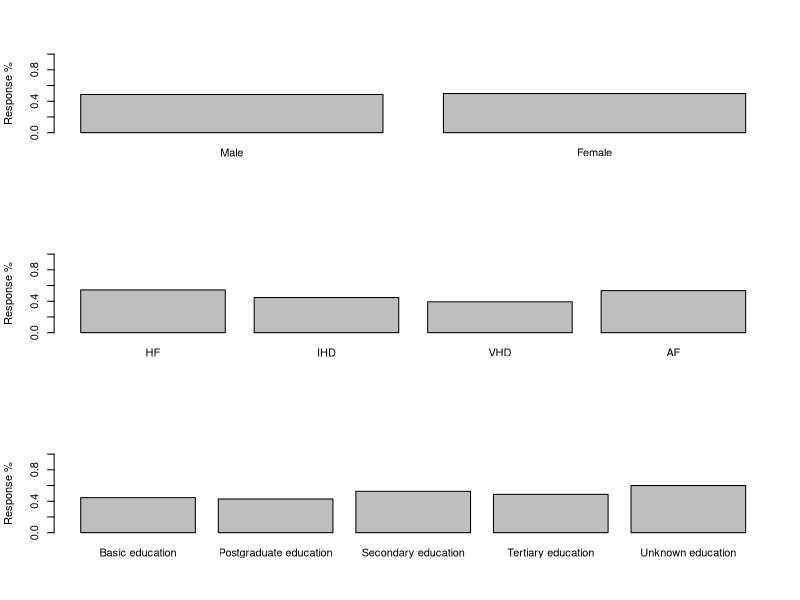

Reproduce this figure in R. (Note: this script raises an error after producing the figure.)

men <- matrix(NA,nrow=6,ncol=6)
men[1,] <- c("","Education","","","","")
men[,1] <- c("","Heart Disease","HF","IHD","VHD","AF")
men[2,2:ncol(men)] <- c("Basic education","Postgraduate education","Secondary education","Tertiary education","Unknown education")
men[3:nrow(men),2:ncol(men)] <- matrix(c(c(5.7,1.5,9.5,2.4,0.4),
                                         c(7.5,1.9,12,4.5,0.7),
                                         c(1.7,0.6,3,1.2,0.1),
                                         c(3.2,2,7.1,2.9,0.2)),ncol=5,nrow=4,byrow=TRUE)

men <- data.frame(men)
colnames(men) <- colnames(c(rep("",6)))
men[1,1] <- "Men"

women <- matrix(NA,nrow=6,ncol=6)
women[1,] <- c("","Education","","","","")
women[,1] <- c("","Heart Disease","HF","IHD","VHD","AF")
women[2,2:ncol(women)] <- c("Basic education","Postgraduate education","Secondary education","Tertiary education","Unknown education")
women[3:nrow(men),2:ncol(women)] <- matrix(c(c(3.4,0.3,2.7,1.1,0.2),
                                             c(4.1,0.2,3.9,1.9,0.2),
                                             c(1.7,0.1,1.4,0.8,0.1),
                                             c(3.4,0.4,3.7,2.2,0.1)),ncol=5,nrow=4,byrow=TRUE)

women <- data.frame(women)
colnames(women) <- colnames(c(rep("",6)))
women[1,1] <- "Women"
men
women

sum(as.numeric(unlist(as.vector(data.frame(men[-c(1,2),-1])))))+sum(as.numeric(unlist(as.vector(data.frame(women[-c(1,2),-1])))))

n <- 1000

df <- data.frame(matrix(0,nrow=n,ncol=11))
library(data.table)
setDT(df)
colnames(df) <- c("Male","Female","HF","IHD","VHD","AF","Basic education","Postgraduate education","Secondary education","Tertiary education","Unknown education")

#Assign half of the records as male and female
#colnames(df) <- c("Sex","Heart Disease")
men <- data.frame(men[-1,])
women <- data.frame(women[-1,])

round(n*as.numeric(men[which(men[,1] == "HF"),which(men[1,] == "Basic education")])/100)+
round(n*as.numeric(men[which(men[,1] == "HF"),which(men[1,] == "Postgraduate education")])/100)+
round(n*as.numeric(men[which(men[,1] == "HF"),which(men[1,] == "Secondary education")])/100)+
round(n*as.numeric(men[which(men[,1] == "HF"),which(men[1,] == "Tertiary education")])/100)+
round(n*as.numeric(men[which(men[,1] == "HF"),which(men[1,] == "Unknown education")])/100)+

round(n*as.numeric(men[which(men[,1] == "IHD"),which(men[1,] == "Basic education")])/100)+
round(n*as.numeric(men[which(men[,1] == "IHD"),which(men[1,] == "Postgraduate education")])/100)+
round(n*as.numeric(men[which(men[,1] == "IHD"),which(men[1,] == "Secondary education")])/100)+
round(n*as.numeric(men[which(men[,1] == "IHD"),which(men[1,] == "Tertiary education")])/100)+
round(n*as.numeric(men[which(men[,1] == "IHD"),which(men[1,] == "Unknown education")])/100)+

round(n*as.numeric(men[which(men[,1] == "VHD"),which(men[1,] == "Basic education")])/100)+
round(n*as.numeric(men[which(men[,1] == "VHD"),which(men[1,] == "Postgraduate education")])/100)+
round(n*as.numeric(men[which(men[,1] == "VHD"),which(men[1,] == "Secondary education")])/100)+
round(n*as.numeric(men[which(men[,1] == "VHD"),which(men[1,] == "Tertiary education")])/100)+
round(n*as.numeric(men[which(men[,1] == "VHD"),which(men[1,] == "Unknown education")])/100)+

round(n*as.numeric(men[which(men[,1] == "AF"),which(men[1,] == "Basic education")])/100)+
round(n*as.numeric(men[which(men[,1] == "AF"),which(men[1,] == "Postgraduate education")])/100)+
round(n*as.numeric(men[which(men[,1] == "AF"),which(men[1,] == "Secondary education")])/100)+
round(n*as.numeric(men[which(men[,1] == "AF"),which(men[1,] == "Tertiary education")])/100)+
round(n*as.numeric(men[which(men[,1] == "AF"),which(men[1,] == "Unknown education")])/100)+

round(n*as.numeric(women[which(women[,1] == "HF"),which(women[1,] == "Basic education")])/100)+
round(n*as.numeric(women[which(women[,1] == "HF"),which(women[1,] == "Postgraduate education")])/100)+
round(n*as.numeric(women[which(women[,1] == "HF"),which(women[1,] == "Secondary education")])/100)+
round(n*as.numeric(women[which(women[,1] == "HF"),which(women[1,] == "Tertiary education")])/100)+
round(n*as.numeric(women[which(women[,1] == "HF"),which(women[1,] == "Unknown education")])/100)+
  
round(n*as.numeric(women[which(women[,1] == "IHD"),which(women[1,] == "Basic education")])/100)+
round(n*as.numeric(women[which(women[,1] == "IHD"),which(women[1,] == "Postgraduate education")])/100)+
round(n*as.numeric(women[which(women[,1] == "IHD"),which(women[1,] == "Secondary education")])/100)+
round(n*as.numeric(women[which(women[,1] == "IHD"),which(women[1,] == "Tertiary education")])/100)+
round(n*as.numeric(women[which(women[,1] == "IHD"),which(women[1,] == "Unknown education")])/100)+
  
round(n*as.numeric(women[which(women[,1] == "VHD"),which(women[1,] == "Basic education")])/100)+
round(n*as.numeric(women[which(women[,1] == "VHD"),which(women[1,] == "Postgraduate education")])/100)+
round(n*as.numeric(women[which(women[,1] == "VHD"),which(women[1,] == "Secondary education")])/100)+
round(n*as.numeric(women[which(women[,1] == "VHD"),which(women[1,] == "Tertiary education")])/100)+
round(n*as.numeric(women[which(women[,1] == "VHD"),which(women[1,] == "Unknown education")])/100)+
  
round(n*as.numeric(women[which(women[,1] == "AF"),which(women[1,] == "Basic education")])/100)+
round(n*as.numeric(women[which(women[,1] == "AF"),which(women[1,] == "Postgraduate education")])/100)+
round(n*as.numeric(women[which(women[,1] == "AF"),which(women[1,] == "Secondary education")])/100)+
round(n*as.numeric(women[which(women[,1] == "AF"),which(women[1,] == "Tertiary education")])/100)+
round(n*as.numeric(women[which(women[,1] == "AF"),which(women[1,] == "Unknown education")])/100)


ind <- 
  cumsum(c(round(n*as.numeric(men[which(men[,1] == "HF"),which(men[1,] == "Basic education")])/100),
           round(n*as.numeric(men[which(men[,1] == "HF"),which(men[1,] == "Postgraduate education")])/100),
           round(n*as.numeric(men[which(men[,1] == "HF"),which(men[1,] == "Secondary education")])/100),
           round(n*as.numeric(men[which(men[,1] == "HF"),which(men[1,] == "Tertiary education")])/100),
           round(n*as.numeric(men[which(men[,1] == "HF"),which(men[1,] == "Unknown education")])/100),
           
           round(n*as.numeric(men[which(men[,1] == "IHD"),which(men[1,] == "Basic education")])/100),
           round(n*as.numeric(men[which(men[,1] == "IHD"),which(men[1,] == "Postgraduate education")])/100),
           round(n*as.numeric(men[which(men[,1] == "IHD"),which(men[1,] == "Secondary education")])/100),
           round(n*as.numeric(men[which(men[,1] == "IHD"),which(men[1,] == "Tertiary education")])/100),
           round(n*as.numeric(men[which(men[,1] == "IHD"),which(men[1,] == "Unknown education")])/100),
           
           round(n*as.numeric(men[which(men[,1] == "VHD"),which(men[1,] == "Basic education")])/100),
           round(n*as.numeric(men[which(men[,1] == "VHD"),which(men[1,] == "Postgraduate education")])/100),
           round(n*as.numeric(men[which(men[,1] == "VHD"),which(men[1,] == "Secondary education")])/100),
           round(n*as.numeric(men[which(men[,1] == "VHD"),which(men[1,] == "Tertiary education")])/100),
           round(n*as.numeric(men[which(men[,1] == "VHD"),which(men[1,] == "Unknown education")])/100),
           
           round(n*as.numeric(men[which(men[,1] == "AF"),which(men[1,] == "Basic education")])/100),
           round(n*as.numeric(men[which(men[,1] == "AF"),which(men[1,] == "Postgraduate education")])/100),
           round(n*as.numeric(men[which(men[,1] == "AF"),which(men[1,] == "Secondary education")])/100),
           round(n*as.numeric(men[which(men[,1] == "AF"),which(men[1,] == "Tertiary education")])/100),
           round(n*as.numeric(men[which(men[,1] == "AF"),which(men[1,] == "Unknown education")])/100),
           
           round(n*as.numeric(women[which(women[,1] == "HF"),which(women[1,] == "Basic education")])/100),
           round(n*as.numeric(women[which(women[,1] == "HF"),which(women[1,] == "Postgraduate education")])/100),
           round(n*as.numeric(women[which(women[,1] == "HF"),which(women[1,] == "Secondary education")])/100),
           round(n*as.numeric(women[which(women[,1] == "HF"),which(women[1,] == "Tertiary education")])/100),
           round(n*as.numeric(women[which(women[,1] == "HF"),which(women[1,] == "Unknown education")])/100),
           
           round(n*as.numeric(women[which(women[,1] == "IHD"),which(women[1,] == "Basic education")])/100),
           round(n*as.numeric(women[which(women[,1] == "IHD"),which(women[1,] == "Postgraduate education")])/100),
           round(n*as.numeric(women[which(women[,1] == "IHD"),which(women[1,] == "Secondary education")])/100),
           round(n*as.numeric(women[which(women[,1] == "IHD"),which(women[1,] == "Tertiary education")])/100),
           round(n*as.numeric(women[which(women[,1] == "IHD"),which(women[1,] == "Unknown education")])/100),
           
           round(n*as.numeric(women[which(women[,1] == "VHD"),which(women[1,] == "Basic education")])/100),
           round(n*as.numeric(women[which(women[,1] == "VHD"),which(women[1,] == "Postgraduate education")])/100),
           round(n*as.numeric(women[which(women[,1] == "VHD"),which(women[1,] == "Secondary education")])/100),
           round(n*as.numeric(women[which(women[,1] == "VHD"),which(women[1,] == "Tertiary education")])/100),
           round(n*as.numeric(women[which(women[,1] == "VHD"),which(women[1,] == "Unknown education")])/100),
           
           round(n*as.numeric(women[which(women[,1] == "AF"),which(women[1,] == "Basic education")])/100),
           round(n*as.numeric(women[which(women[,1] == "AF"),which(women[1,] == "Postgraduate education")])/100),
           round(n*as.numeric(women[which(women[,1] == "AF"),which(women[1,] == "Secondary education")])/100),
           round(n*as.numeric(women[which(women[,1] == "AF"),which(women[1,] == "Tertiary education")])/100),
           round(n*as.numeric(women[which(women[,1] == "AF"),which(women[1,] == "Unknown education")])/100)))


df[1:ind[1],c("Male","HF","Basic education")] <- 1
df[(ind[1]+1):ind[2],c("Male","HF","Postgraduate education")] <- 1
df[(ind[2]+1):ind[3],c("Male","HF","Secondary education")] <- 1
df[(ind[3]+1):ind[4],c("Male","HF","Tertiary education")] <- 1
df[(ind[4]+1):ind[5],c("Male","HF","Unknown education")] <- 1

df[(ind[5]+1):ind[6],c("Male","IHD","Basic education")] <- 1
df[(ind[6]+1):ind[7],c("Male","IHD","Postgraduate education")] <- 1
df[(ind[7]+1):ind[8],c("Male","IHD","Secondary education")] <- 1
df[(ind[8]+1):ind[9],c("Male","IHD","Tertiary education")] <- 1
df[(ind[9]+1):ind[10],c("Male","IHD","Unknown education")] <- 1

df[(ind[10]+1):ind[11],c("Male","VHD","Basic education")] <- 1
df[(ind[11]+1):ind[12],c("Male","VHD","Postgraduate education")] <- 1
df[(ind[12]+1):ind[13],c("Male","VHD","Secondary education")] <- 1
df[(ind[13]+1):ind[14],c("Male","VHD","Tertiary education")] <- 1
df[(ind[14]+1):ind[15],c("Male","VHD","Unknown education")] <- 1

df[(ind[15]+1):ind[16],c("Male","AF","Basic education")] <- 1
df[(ind[16]+1):ind[17],c("Male","AF","Postgraduate education")] <- 1
df[(ind[17]+1):ind[18],c("Male","AF","Secondary education")] <- 1
df[(ind[18]+1):ind[19],c("Male","AF","Tertiary education")] <- 1
df[(ind[19]+1):ind[20],c("Male","AF","Unknown education")] <- 1


df[(ind[20]+1):ind[21],c("Female","HF","Basic education")] <- 1
df[(ind[21]+1):ind[22],c("Female","HF","Postgraduate education")] <- 1
df[(ind[22]+1):ind[23],c("Female","HF","Secondary education")] <- 1
df[(ind[23]+1):ind[24],c("Female","HF","Tertiary education")] <- 1
df[(ind[24]+1):ind[25],c("Female","HF","Unknown education")] <- 1

df[(ind[25]+1):ind[26],c("Female","IHD","Basic education")] <- 1
df[(ind[26]+1):ind[27],c("Female","IHD","Postgraduate education")] <- 1
df[(ind[27]+1):ind[28],c("Female","IHD","Secondary education")] <- 1
df[(ind[28]+1):ind[29],c("Female","IHD","Tertiary education")] <- 1
df[(ind[29]+1):ind[30],c("Female","IHD","Unknown education")] <- 1

df[(ind[30]+1):ind[31],c("Female","VHD","Basic education")] <- 1
df[(ind[31]+1):ind[32],c("Female","VHD","Postgraduate education")] <- 1
df[(ind[32]+1):ind[33],c("Female","VHD","Secondary education")] <- 1
df[(ind[33]+1):ind[34],c("Female","VHD","Tertiary education")] <- 1
df[(ind[34]+1):ind[35],c("Female","VHD","Unknown education")] <- 1

df[(ind[35]+1):ind[36],c("Female","AF","Basic education")] <- 1
df[(ind[36]+1):ind[37],c("Female","AF","Postgraduate education")] <- 1
df[(ind[37]+1):ind[38],c("Female","AF","Secondary education")] <- 1
df[(ind[38]+1):ind[39],c("Female","AF","Tertiary education")] <- 1
df[(ind[39]+1):ind[40],c("Female","AF","Unknown education")] <- 1




df$Response <- 0
p <- c(rep(0.5,20),rep(0.5,20))
#p <- c(rep(0.9,20),rep(0.5,20))
df[1:ind[1],"Response"] <- rbinom(ind[1],1,p[1]) #1
df[(ind[1]+1):ind[2],"Response"] <- rbinom(ind[2]-ind[1],1,p[2]) #2
df[(ind[2]+1):ind[3],"Response"] <- rbinom(ind[3]-ind[2],1,p[3]) #3
df[(ind[3]+1):ind[4],"Response"] <- rbinom(ind[4]-ind[3],1,p[4]) #4
df[(ind[4]+1):ind[5],"Response"] <- rbinom(ind[5]-ind[4],1,p[5]) #5

df[(ind[5]+1):ind[6],"Response"] <- rbinom(ind[6]-ind[5],1,p[6]) #6
df[(ind[6]+1):ind[7],"Response"] <- rbinom(ind[7]-ind[6],1,p[7]) #7
df[(ind[7]+1):ind[8],"Response"] <- rbinom(ind[8]-ind[7],1,p[8]) #8
df[(ind[8]+1):ind[9],"Response"] <- rbinom(ind[9]-ind[8],1,p[9]) #9
df[(ind[9]+1):ind[10],"Response"] <- rbinom(ind[10]-ind[9],1,p[10]) #10

df[(ind[10]+1):ind[11],"Response"] <- rbinom(ind[11]-ind[10],1,p[11]) #11
df[(ind[11]+1):ind[12],"Response"] <- rbinom(ind[12]-ind[11],1,p[12]) #12
df[(ind[12]+1):ind[13],"Response"] <- rbinom(ind[13]-ind[12],1,p[13]) #13
df[(ind[13]+1):ind[14],"Response"] <- rbinom(ind[14]-ind[13],1,p[14]) #14
df[(ind[14]+1):ind[15],"Response"] <- rbinom(ind[15]-ind[14],1,p[15]) #15

df[(ind[15]+1):ind[16],"Response"] <- rbinom(ind[16]-ind[15],1,p[16]) #16
df[(ind[16]+1):ind[17],"Response"] <- rbinom(ind[17]-ind[16],1,p[17]) #17
df[(ind[17]+1):ind[18],"Response"] <- rbinom(ind[18]-ind[17],1,p[18]) #18
df[(ind[18]+1):ind[19],"Response"] <- rbinom(ind[19]-ind[18],1,p[19]) #19
df[(ind[19]+1):ind[20],"Response"] <- rbinom(ind[20]-ind[19],1,p[20]) #20


df[(ind[20]+1):ind[21],"Response"] <- rbinom(ind[21]-ind[20],1,p[21]) #21
df[(ind[21]+1):ind[22],"Response"] <- rbinom(ind[22]-ind[21],1,p[22]) #22
df[(ind[22]+1):ind[23],"Response"] <- rbinom(ind[23]-ind[22],1,p[23]) #23
df[(ind[23]+1):ind[24],"Response"] <- rbinom(ind[24]-ind[23],1,p[24]) #24
df[(ind[24]+1):ind[25],"Response"] <- rbinom(ind[25]-ind[24],1,p[25]) #25

df[(ind[25]+1):ind[26],"Response"] <- rbinom(ind[26]-ind[25],1,p[26]) #26
df[(ind[26]+1):ind[27],"Response"] <- rbinom(ind[27]-ind[26],1,p[27]) #27
df[(ind[27]+1):ind[28],"Response"] <- rbinom(ind[28]-ind[27],1,p[28]) #28
df[(ind[28]+1):ind[29],"Response"] <- rbinom(ind[29]-ind[28],1,p[29]) #29
df[(ind[29]+1):ind[30],"Response"] <- rbinom(ind[30]-ind[29],1,p[30]) #30

df[(ind[30]+1):ind[31],"Response"] <- rbinom(ind[31]-ind[30],1,p[31]) #31
df[(ind[31]+1):ind[32],"Response"] <- rbinom(ind[32]-ind[31],1,p[32]) #32
df[(ind[32]+1):ind[33],"Response"] <- rbinom(ind[33]-ind[32],1,p[33]) #33
df[(ind[33]+1):ind[34],"Response"] <- rbinom(ind[34]-ind[33],1,p[34]) #34
df[(ind[34]+1):ind[35],"Response"] <- rbinom(ind[35]-ind[34],1,p[35]) #35

df[(ind[35]+1):ind[36],"Response"] <- rbinom(ind[36]-ind[35],1,p[36]) #36
df[(ind[36]+1):ind[37],"Response"] <- rbinom(ind[37]-ind[36],1,p[37]) #37
df[(ind[37]+1):ind[38],"Response"] <- rbinom(ind[38]-ind[37],1,p[38]) #38
df[(ind[38]+1):ind[39],"Response"] <- rbinom(ind[39]-ind[38],1,p[39]) #39
df[(ind[39]+1):ind[40],"Response"] <- rbinom(ind[40]-ind[39],1,p[40]) #40


head(df)
df[,sum(Response)/.N,by=c("Male","Female")][,length(c("Male","Female"))+1]

p1 <-unlist(df[,sum(Response)/.N,by=c("Male","Female")][,3])
names(p1) <- c("Male","Female")

p2 <- unlist(df[,sum(Response)/.N,by=c("HF","IHD","VHD","AF")][,5])
names(p2) <- c("HF","IHD","VHD","AF")

p3 <- unlist(df[,sum(Response)/.N,by=c("Basic education","Postgraduate education","Secondary education","Tertiary education","Unknown education")][,6])
names(p3) <- c("Basic education","Postgraduate education","Secondary education","Tertiary education","Unknown education")

par(mfrow=c(3,1))
barplot(p1,ylim=c(0,1),ylab="Response %")
barplot(p2,ylim=c(0,1),ylab="Response %")
barplot(p3,ylim=c(0,1),ylab="Response %")

A <- matrix(NA,ncol=2,nrow=2)
for(i in 1:2){
  for(j in 1:2){
    
    
    A[i,j] <- paste(c(i,j),collapse=",")
  }
}
A <- as.vector(A)
A
B <- NA
for( i in 1:(16-1)){
  if(i==1){
    B <- expand.grid(A[1],A[-1])
    A <- A[-1]
  }else{
    B <- rbind(expand.grid(A[1],A[-1]),B)
    A <- A[-1]
  }
  
}
B


df$COV <- NA
df$COV[which(apply(df[,c("Male","HF","Basic education")],1,FUN=function(x){x[1]*x[2]*x[3]}) == 1)] <- paste(c("Male","HF","Basic education"),collapse="_")
df$COV[which(apply(df[,c("Male","HF","Postgraduate education")],1,FUN=function(x){x[1]*x[2]*x[3]}) == 1)] <- paste(c("Male","HF","Postgraduate education"),collapse="_")
df$COV[which(apply(df[,c("Male","HF","Secondary education")],1,FUN=function(x){x[1]*x[2]*x[3]}) == 1)] <- paste(c("Male","HF","Secondary education"),collapse="_")
df$COV[which(apply(df[,c("Male","HF","Tertiary education")],1,FUN=function(x){x[1]*x[2]*x[3]}) == 1)] <- paste(c("Male","HF","Tertiary education") ,collapse="_")
df$COV[which(apply(df[,c("Male","HF","Unknown education")],1,FUN=function(x){x[1]*x[2]*x[3]}) == 1)] <- paste(c("Male","HF","Unknown education"),collapse="_")

df$COV[which(apply(df[,c("Male","IHD","Basic education")],1,FUN=function(x){x[1]*x[2]*x[3]}) == 1)] <- paste(c("Male","IHD","Basic education"),collapse="_")
df$COV[which(apply(df[,c("Male","IHD","Postgraduate education")],1,FUN=function(x){x[1]*x[2]*x[3]}) == 1)] <- paste(c("Male","IHD","Postgraduate education"),collapse="_")
df$COV[which(apply(df[,c("Male","IHD","Secondary education")],1,FUN=function(x){x[1]*x[2]*x[3]}) == 1)] <- paste(c("Male","IHD","Secondary education"),collapse="_")
df$COV[which(apply(df[,c("Male","IHD","Tertiary education")],1,FUN=function(x){x[1]*x[2]*x[3]}) == 1)] <- paste(c("Male","IHD","Tertiary education") ,collapse="_")
df$COV[which(apply(df[,c("Male","IHD","Unknown education")],1,FUN=function(x){x[1]*x[2]*x[3]}) == 1)] <- paste(c("Male","IHD","Unknown education"),collapse="_")

df$COV[which(apply(df[,c("Male","VHD","Basic education")],1,FUN=function(x){x[1]*x[2]*x[3]}) == 1)] <- paste(c("Male","VHD","Basic education"),collapse="_")
df$COV[which(apply(df[,c("Male","VHD","Postgraduate education")],1,FUN=function(x){x[1]*x[2]*x[3]}) == 1)] <- paste(c("Male","VHD","Postgraduate education"),collapse="_")
df$COV[which(apply(df[,c("Male","VHD","Secondary education")],1,FUN=function(x){x[1]*x[2]*x[3]}) == 1)] <- paste(c("Male","VHD","Secondary education"),collapse="_")
df$COV[which(apply(df[,c("Male","VHD","Tertiary education")],1,FUN=function(x){x[1]*x[2]*x[3]}) == 1)] <- paste(c("Male","VHD","Tertiary education") ,collapse="_")
df$COV[which(apply(df[,c("Male","VHD","Unknown education")],1,FUN=function(x){x[1]*x[2]*x[3]}) == 1)] <- paste(c("Male","VHD","Unknown education"),collapse="_")

df$COV[which(apply(df[,c("Male","AF","Basic education")],1,FUN=function(x){x[1]*x[2]*x[3]}) == 1)] <- paste(c("Male","AF","Basic education"),collapse="_")
df$COV[which(apply(df[,c("Male","AF","Postgraduate education")],1,FUN=function(x){x[1]*x[2]*x[3]}) == 1)] <- paste(c("Male","AF","Postgraduate education"),collapse="_")
df$COV[which(apply(df[,c("Male","AF","Secondary education")],1,FUN=function(x){x[1]*x[2]*x[3]}) == 1)] <- paste(c("Male","AF","Secondary education"),collapse="_")
df$COV[which(apply(df[,c("Male","AF","Tertiary education")],1,FUN=function(x){x[1]*x[2]*x[3]}) == 1)] <- paste(c("Male","AF","Tertiary education") ,collapse="_")
df$COV[which(apply(df[,c("Male","AF","Unknown education")],1,FUN=function(x){x[1]*x[2]*x[3]}) == 1)] <- paste(c("Male","AF","Unknown education"),collapse="_")



df$COV[which(apply(df[,c("Female","HF","Basic education")],1,FUN=function(x){x[1]*x[2]*x[3]}) == 1)] <- paste(c("Female","HF","Basic education"),collapse="_")
df$COV[which(apply(df[,c("Female","HF","Postgraduate education")],1,FUN=function(x){x[1]*x[2]*x[3]}) == 1)] <- paste(c("Female","HF","Postgraduate education"),collapse="_")
df$COV[which(apply(df[,c("Female","HF","Secondary education")],1,FUN=function(x){x[1]*x[2]*x[3]}) == 1)] <- paste(c("Female","HF","Secondary education"),collapse="_")
df$COV[which(apply(df[,c("Female","HF","Tertiary education")],1,FUN=function(x){x[1]*x[2]*x[3]}) == 1)] <- paste(c("Female","HF","Tertiary education") ,collapse="_")
df$COV[which(apply(df[,c("Female","HF","Unknown education")],1,FUN=function(x){x[1]*x[2]*x[3]}) == 1)] <- paste(c("Female","HF","Unknown education"),collapse="_")

df$COV[which(apply(df[,c("Female","IHD","Basic education")],1,FUN=function(x){x[1]*x[2]*x[3]}) == 1)] <- paste(c("Female","IHD","Basic education"),collapse="_")
df$COV[which(apply(df[,c("Female","IHD","Postgraduate education")],1,FUN=function(x){x[1]*x[2]*x[3]}) == 1)] <- paste(c("Female","IHD","Postgraduate education"),collapse="_")
df$COV[which(apply(df[,c("Female","IHD","Secondary education")],1,FUN=function(x){x[1]*x[2]*x[3]}) == 1)] <- paste(c("Female","IHD","Secondary education"),collapse="_")
df$COV[which(apply(df[,c("Female","IHD","Tertiary education")],1,FUN=function(x){x[1]*x[2]*x[3]}) == 1)] <- paste(c("Female","IHD","Tertiary education") ,collapse="_")
df$COV[which(apply(df[,c("Female","IHD","Unknown education")],1,FUN=function(x){x[1]*x[2]*x[3]}) == 1)] <- paste(c("Female","IHD","Unknown education"),collapse="_")

df$COV[which(apply(df[,c("Female","VHD","Basic education")],1,FUN=function(x){x[1]*x[2]*x[3]}) == 1)] <- paste(c("Female","VHD","Basic education"),collapse="_")
df$COV[which(apply(df[,c("Female","VHD","Postgraduate education")],1,FUN=function(x){x[1]*x[2]*x[3]}) == 1)] <- paste(c("Female","VHD","Postgraduate education"),collapse="_")
df$COV[which(apply(df[,c("Female","VHD","Secondary education")],1,FUN=function(x){x[1]*x[2]*x[3]}) == 1)] <- paste(c("Female","VHD","Secondary education"),collapse="_")
df$COV[which(apply(df[,c("Female","VHD","Tertiary education")],1,FUN=function(x){x[1]*x[2]*x[3]}) == 1)] <- paste(c("Female","VHD","Tertiary education") ,collapse="_")
df$COV[which(apply(df[,c("Female","VHD","Unknown education")],1,FUN=function(x){x[1]*x[2]*x[3]}) == 1)] <- paste(c("Female","VHD","Unknown education"),collapse="_")

df$COV[which(apply(df[,c("Female","AF","Basic education")],1,FUN=function(x){x[1]*x[2]*x[3]}) == 1)] <- paste(c("Female","AF","Basic education"),collapse="_")
df$COV[which(apply(df[,c("Female","AF","Postgraduate education")],1,FUN=function(x){x[1]*x[2]*x[3]}) == 1)] <- paste(c("Female","AF","Postgraduate education"),collapse="_")
df$COV[which(apply(df[,c("Female","AF","Secondary education")],1,FUN=function(x){x[1]*x[2]*x[3]}) == 1)] <- paste(c("Female","AF","Secondary education"),collapse="_")
df$COV[which(apply(df[,c("Female","AF","Tertiary education")],1,FUN=function(x){x[1]*x[2]*x[3]}) == 1)] <- paste(c("Female","AF","Tertiary education") ,collapse="_")
df$COV[which(apply(df[,c("Female","AF","Unknown education")],1,FUN=function(x){x[1]*x[2]*x[3]}) == 1)] <- paste(c("Female","AF","Unknown education"),collapse="_")


library(tidyverse)
df
A <- df[,round(sum(Response)/.N*100,1),by=COV]
names(A) <- c("COV","Response %")
r <- data.frame(cbind(c("...","..."),c("...","...")))
names(r) <- names(A)

setDT(r)
rbind(head(A[order(A$`Response %`)]),
r,
tail(A[order(A$`Response %`)]))


mod <- "glm"
if(mod == "glm"){m <- glm(Response~COV,data=df,family="binomial")}
if(mod == "cv.glmnet"){m <- cv.glmnet(y=df$Response,x=as.matrix(df[,-c("COV","Response")]),family="binomial",intercept=FALSE,type.measure = "deviance")}


if(mod == "cv.glmnet"){
sel_cov <- coef(m,s=m$lambda.1se)
sel_cov <- sel_cov[,1][-c(which(names(sel_cov[,1]) == "(Intercept)"))]
sel_cov <- sel_cov[sel_cov!= 0]
sel_cov_names <- names(sel_cov)
}

if(class(m)[1] == "glm"){pred_mat <- data.frame(distinct(df[,c("COV")]))}

#Total variation distance
if(class(m)[1] == "glm"){
  
  A <- matrix(predict(m,pred_mat,type="response"))
  
  colnames(A) <- "P"
  
  G_s <- dim(A)[1]
  for(i in 1:(dim(A)[1]-1)){
    if( i == 1){
      
      a <- abs(as.numeric(unlist(A[1])-unlist(A[-1])))
      #names(a) <- paste(unlist(A[1,1]),unlist(A[-1,1]),sep="+")
      A <- A[-1]
      
    }else{
      a <- c(a,abs(as.numeric(unlist(A[1])-unlist(A[-1]))))
      #names(a) <- c(names(a)[names(a) != ""],paste(unlist(A[1,1]),unlist(A[-1,1]),sep="+"))
      A <- A[-1]
    }
  }
  1-sum(a)*2/((G_s-1)*G_s) 
}
if(length(sel_cov)>0 & class(m)[1] == "cv.glmnet")
{
pred_mat <- distinct(df[,..sel_cov_names])
temp_df <- copy(distinct(df[,-..sel_cov_names][,-c("COV","Response")]))
pred_mat <- cbind(pred_mat,apply(temp_df,c(1,2),function(x){x <- 0})[1:nrow(pred_mat),])
pred_mat
col_ind_pred_mat <- match(colnames(distinct(df[,-c("COV","Response")])), colnames(pred_mat))
pred_mat <- as.matrix(pred_mat[,..col_ind_pred_mat])

#A <- data.frame(COV=distinct(df[,-c("Response")])[,"COV"],P=predict(m,pred_mat,type="response"))
A <- matrix(predict(m,pred_mat,type="response"))

colnames(A) <- "P"

G_s <- dim(A)[1]
for(i in 1:(dim(A)[1]-1)){
  if( i == 1){
    
    a <- abs(as.numeric(unlist(A[1])-unlist(A[-1])))
    #names(a) <- paste(unlist(A[1,1]),unlist(A[-1,1]),sep="+")
    A <- A[-1]
    
  }else{
    a <- c(a,abs(as.numeric(unlist(A[1])-unlist(A[-1]))))
    #names(a) <- c(names(a)[names(a) != ""],paste(unlist(A[1,1]),unlist(A[-1,1]),sep="+"))
    A <- A[-1]
  }
}
1-sum(a)*2/((G_s-1)*G_s) 
}else{
  a <- 0
  G_s <- 2
}


#R-indicator
if(class(m)[1] == "glm"){
  df_R <- cbind(df,P=predict(m,data.frame(df[,c("COV")]),type="response"))
  beta <- m$coefficients
  mod_mat <- model.matrix(m)
  lin_pred <- (model.matrix(m)) %*% beta
}

if(class(m)[1] == "cv.glmnet"){ 
  df_R <- cbind(df,P=predict(m,as.matrix(df[,-c("COV","Response")]),type="response",s=m$lambda.1se))
  colnames(df_R)[ncol(df_R)] <- "P"
  beta <- coef(m,s=m$lambda.1se)
  mod_mat <- as.matrix(df[,-c("COV","Response")])
  beta <- beta[,1][-c(which(names(beta[,1]) == "(Intercept)"))]
}

denom <- solve(sum(apply(mod_mat,1,FUN=function(x){as.numeric(exp(x %*% beta)/((1+exp(x %*% beta))^2))*( (x) %*% t(x))})))

S_2 <- (sum(((df_R$P - mean(df_R$Response))^2))/n)
data.frame(Model=paste(mod),
  V_d=1-sum(a)*2/((G_s-1)*G_s),
  R_tilde=1-2*sqrt(S_2-sum(apply(mod_mat,1,FUN=function(x){((exp(x %*% beta)/((1+exp(x %*% beta))^2))^2 %*% t(x)) %*% (as.numeric(denom)* matrix(x))}))/n),
  R_hat=1-2*sqrt(S_2))



